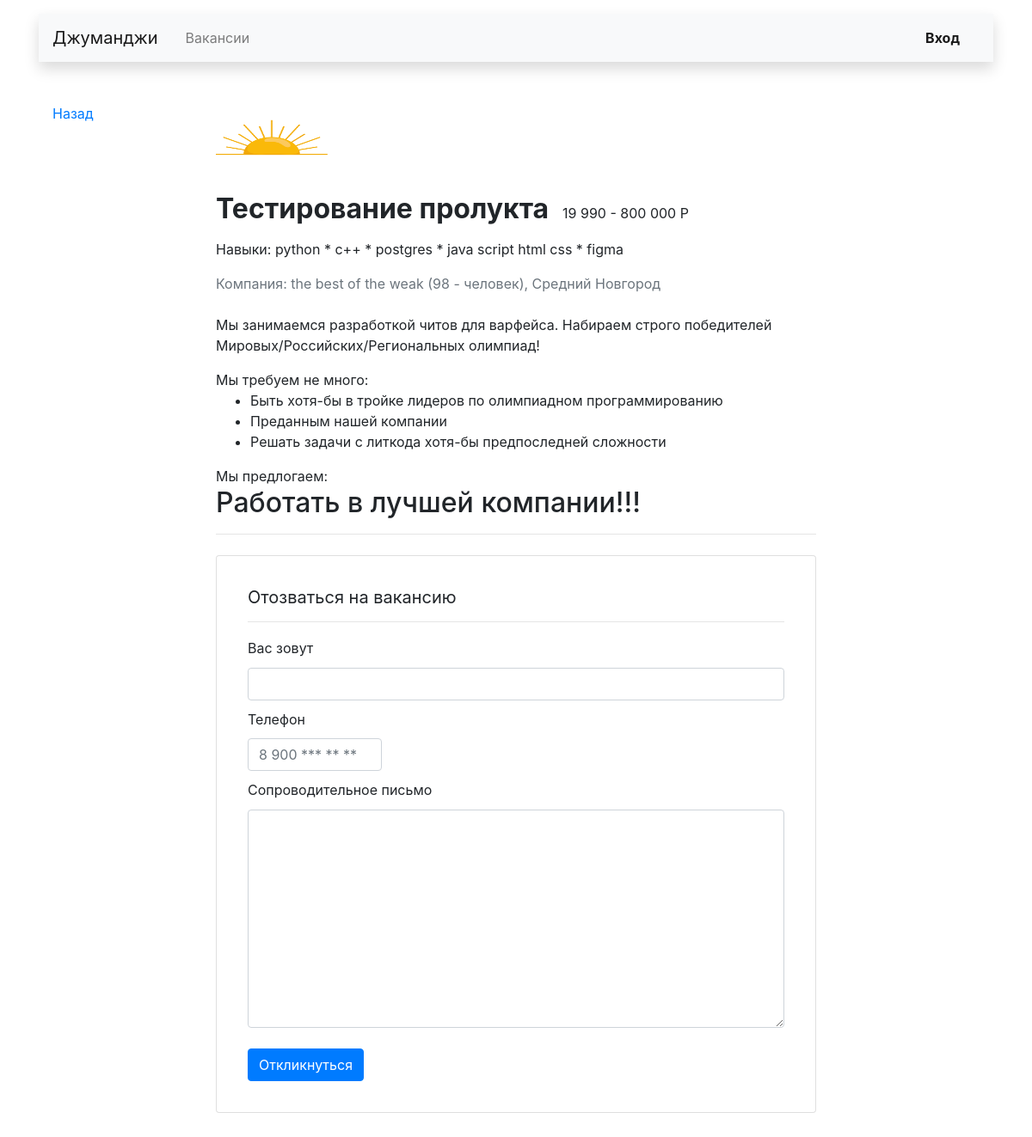
The page /vacancies/9/ on the database as committed earlier.
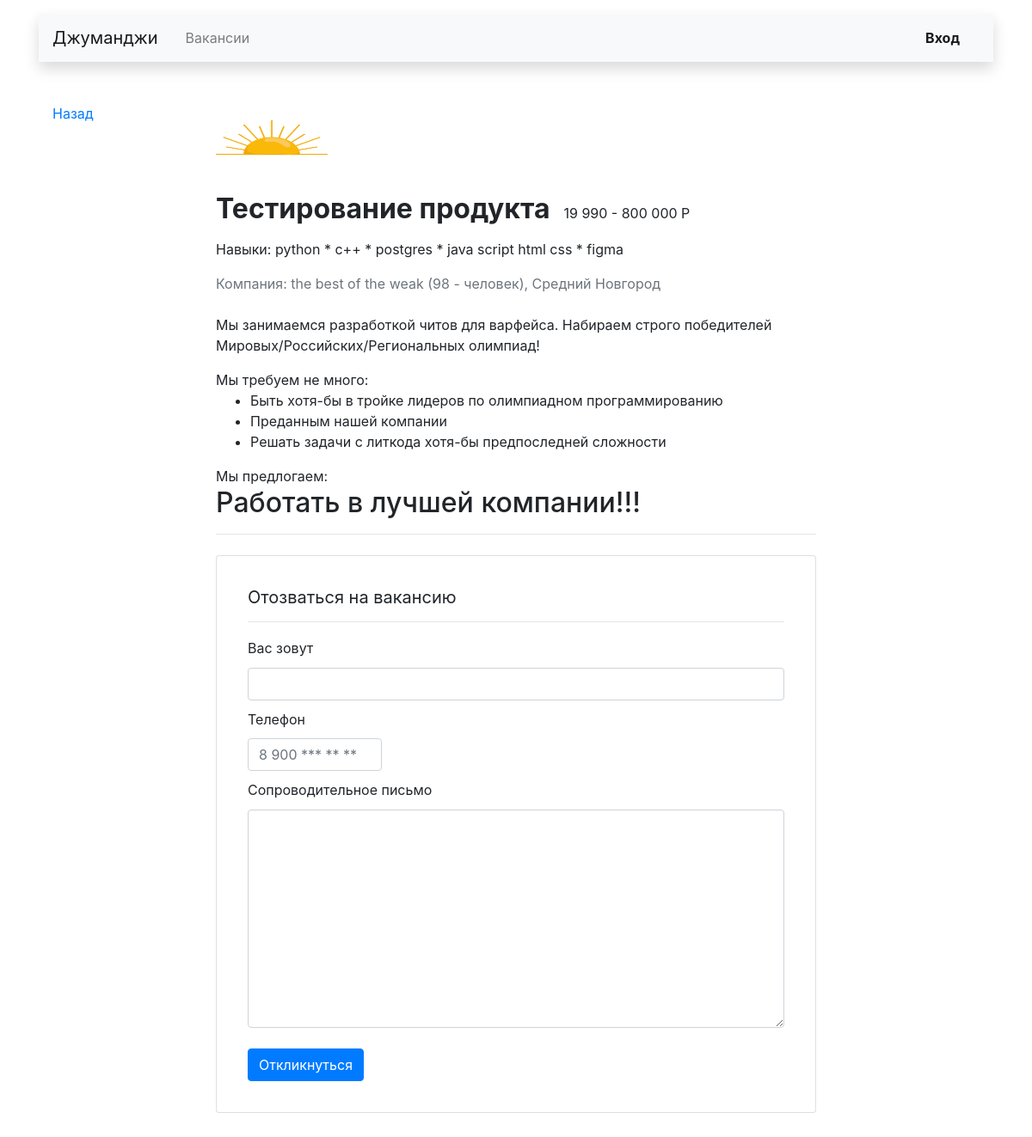
The same page on the database as committed later.
### user_company/models.py (models this page shows, shortened)
class Vacancy(models.Model):
    title = models.CharField(max_length=150, verbose_name='Название')
    specialty = models.ForeignKey(
        'Specialty',
        on_delete=models.CASCADE,
        to_field="code",
        related_name="vacancies",
        verbose_name='Специализация'
    )
    company = models.ForeignKey(
        'Company',
        on_delete=models.CASCADE,
        related_name="vacancies",
        verbose_name='Компания',
    )
    skills = models.TextField(blank=True, verbose_name='Навыки')
    description = models.TextField(blank=True, verbose_name='Текст')
    salary_min = models.IntegerField(default=0, blank=True, verbose_name='Зарплата от')
    salary_max = models.IntegerField(default=0, blank=True, verbose_name='Зарплата до')
    published_at = models.DateField(auto_now_add=True, verbose_name='Опубликовано')
    class Meta:
        verbose_name = 'Вакансию'
        verbose_name_plural = 'Вакансии'
        ordering = ['id']

class Company(models.Model):
    name = models.CharField(max_length=50, verbose_name='Название')
    location = models.CharField(max_length=50, verbose_name='Город')
    logo = models.ImageField(upload_to='companies', default='https://place-hold.it/100x60', blank=True, verbose_name='Логотип')
    description = models.TextField(blank=True, verbose_name='Инф. о компании')
    employee_count = models.IntegerField(default=0, verbose_name='Кол-во сотрудников')
    owner = models.OneToOneField(
        User,
        on_delete=models.CASCADE,
        verbose_name='Владелец',
        related_name='owner',
    )
    class Meta:
        verbose_name = 'Компанию'
        verbose_name_plural = 'Компании'
        ordering = ['pk']

### main_page_app/views.py (the view, shortened to what this page needs)
# urls.py: path('vacancies/<int:vacancy_id>/', views.OneVacancyView.as_view(), name='one_vacancy'),
class OneVacancyView(FormMixin, DetailView):
    form_class = ApplicationForm
    template_name = 'main_page_app/card_one_vacancy.html'
    model = Vacancy
    pk_url_kwarg = 'vacancy_id'

### main_page_app/forms.py (shortened to what this page needs)
class ApplicationForm(forms.ModelForm):
    class Meta:
        model = Application
        fields = ('written_username', 'written_phone', 'written_cover_letter')
    def __init__(self, *args, **kwargs):
        super().__init__(*args, **kwargs)
        self.fields['written_username'].label = 'Вас зовут'
        for field_name, field in self.fields.items():
            if field_name == 'written_phone':
                field.widget.attrs['class'] = 'form-control w-25'
                field.widget.attrs['placeholder'] = '8 900 *** ** **'
            else:
                field.widget.attrs['class'] = 'form-control'

### main_page_app/templates/main_page_app/card_one_vacancy.html (shortened to what this page needs)
{% extends 'main_page_app/main_layout.html' %}
{% load humanize %}
{% block custom_body %}
<main class="container mt-3 pb-5">
    <div class="row mt-5">
        <div class="col-12 col-lg-2">
            <div class="pl-3 mb-5">
                <p><a href="..">Назад</a></p>
            </div>
        </div>
        <div class="col-12 col-lg-8">
            <section class="px-3">
                <div>
                    <a href="#">
                        <img src="{{ object.company.logo.url }}" width="130" height="80" alt="">
                    </a>
                    <div class="d-flex align-items-baseline align-content-baseline">
                        <h1 class="h2 mt-4 font-weight-bold">{{ object.title }}</h1>
                        <p class="m-0 pl-3">
                            {{ object.salary_min|intcomma }}
                            -
                            {{ object.salary_max|intcomma }} Р
                        </p>
                    </div>
                    <p class="mt-2">Навыки: {{ object.skills }}</p>
                    <p class="text-muted mb-4">Компания:
                        {{ object.company.name }}
                        ({{ object.company.employee_count }} - человек),
                        {{ object.company.location }}
                    </p>
                    <p>{{ object.company.description }}</p>
                    {{ object.description|safe }}
                </div>
                <hr>
                <div style="line-height: 1.8;">
                    <form action="" class="card mt-4 mb-3" method="post">
                        <div class="card-body mx-3">
                            <p class="h5 my-3 font-weight-normal">Отозваться на вакансию</p>
                            <hr>
                            {% for field in form %}
                                <div class="my-2">{{ field.label }}</div>
                                {{ field }}
                            {% endfor %}
                            <div class="form-group mt-4">
                                <button type="submit" class="btn btn-primary">Откликнуться</button>
                            </div>
                        </div>
                    </form>
                </div>
            </section>
        </div>
    </div>
</main>
{% endblock %}

### main_page_app/templates/main_page_app/main_layout.html (shortened to what this page needs)
<!DOCTYPE html>
<html lang="ru">
<head>
    <link rel="stylesheet" href="https://stackpath.bootstrapcdn.com/bootstrap/4.3.1/css/bootstrap.min.css"
>
</head>
<body>
<header class="container mt-3">
    <nav class="navbar navbar-expand-lg navbar-light bg-light shadow">
        <a class="navbar-brand mr-4" href="/">Джуманджи</a>
        <div class="collapse navbar-collapse justify-content-between" id="navbarNav">
            <ul class="navbar-nav col-10">
                <li class="nav-item">
                    <a class="nav-link" href="{% url 'vacancies_page' %}">Вакансии</a>
                </li>
            </ul>
            <ul class="navbar-nav col-2 justify-content-end">
                {% if request.user.is_anonymous %}
                <li class="nav-item active">
                    <a href="{% url 'login' %}" class="nav-link font-weight-bold">Вход</a>
                </li>
                {% endif %}
            </ul>
        </div>
    </nav>
</header>
{% block custom_body %}
{% endblock %}
</body>
</html>

Rows that differ between the two databases and show on the page:
changed Vacancy "python * c++ * postgres * java script html css * figma": title "Тестирование пролукта" → "Тестирование продукта"
